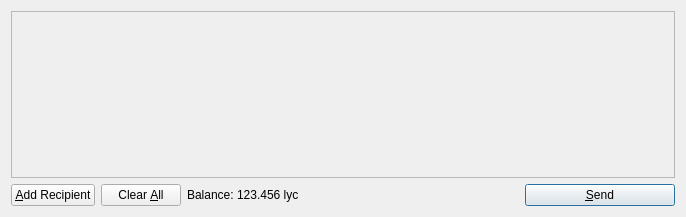
<?xml version="1.0" encoding="UTF-8"?>
<ui version="4.0">
 <class>SendCoinsDialog</class>
 <widget class="QDialog" name="SendCoinsDialog">
  <property name="geometry">
   <rect>
    <x>0</x>
    <y>0</y>
    <width>686</width>
    <height>217</height>
   </rect>
  </property>
  <property name="windowTitle">
   <string>Send Coins</string>
  </property>
  <layout class="QVBoxLayout" name="verticalLayout">
   <item>
    <widget class="QScrollArea" name="scrollArea">
     <property name="widgetResizable">
      <bool>true</bool>
     </property>
     <widget class="QWidget" name="scrollAreaWidgetContents">
      <property name="geometry">
       <rect>
        <x>0</x>
        <y>0</y>
        <width>666</width>
        <height>165</height>
       </rect>
      </property>
      <layout class="QVBoxLayout" name="verticalLayout_2">
       <property name="margin">
        <number>0</number>
       </property>
       <item>
        <layout class="QVBoxLayout" name="entries">
         <property name="spacing">
          <number>6</number>
         </property>
        </layout>
       </item>
       <item>
        <spacer name="verticalSpacer">
         <property name="orientation">
          <enum>Qt::Vertical</enum>
         </property>
         <property name="sizeHint" stdset="0">
          <size>
           <width>20</width>
           <height>40</height>
          </size>
         </property>
        </spacer>
       </item>
      </layout>
     </widget>
    </widget>
   </item>
   <item>
    <layout class="QHBoxLayout" name="horizontalLayout">
     <item>
      <widget class="QPushButton" name="addButton">
       <property name="toolTip">
        <string>Send to multiple recipients at once</string>
       </property>
       <property name="text">
        <string>&amp;Add Recipient</string>
       </property>
       <property name="icon">
        <iconset resource="../bitcoin.qrc">
         <normaloff>:/icons/add</normaloff>:/icons/add</iconset>
       </property>
       <property name="autoDefault">
        <bool>false</bool>
       </property>
      </widget>
     </item>
     <item>
      <widget class="QPushButton" name="clearButton">
       <property name="sizePolicy">
        <sizepolicy hsizetype="Minimum" vsizetype="Fixed">
         <horstretch>0</horstretch>
         <verstretch>0</verstretch>
        </sizepolicy>
       </property>
       <property name="toolTip">
        <string>Remove all transaction fields</string>
       </property>
       <property name="text">
        <string>Clear &amp;All</string>
       </property>
       <property name="icon">
        <iconset resource="../bitcoin.qrc">
         <normaloff>:/icons/remove</normaloff>:/icons/remove</iconset>
       </property>
       <property name="autoRepeatDelay">
        <number>300</number>
       </property>
       <property name="autoDefault">
        <bool>false</bool>
       </property>
      </widget>
     </item>
     <item>
      <layout class="QHBoxLayout" name="horizontalLayout_2">
       <property name="spacing">
        <number>3</number>
       </property>
       <item>
        <widget class="QLabel" name="label">
         <property name="text">
          <string>Balance:</string>
         </property>
        </widget>
       </item>
       <item>
        <widget class="QLabel" name="labelBalance">
         <property name="cursor">
          <cursorShape>IBeamCursor</cursorShape>
         </property>
         <property name="text">
          <string>123.456 lyc</string>
         </property>
         <property name="textInteractionFlags">
          <set>Qt::LinksAccessibleByMouse|Qt::TextSelectableByKeyboard|Qt::TextSelectableByMouse</set>
         </property>
        </widget>
       </item>
      </layout>
     </item>
     <item>
      <spacer name="horizontalSpacer">
       <property name="orientation">
        <enum>Qt::Horizontal</enum>
       </property>
       <property name="sizeHint" stdset="0">
        <size>
         <width>40</width>
         <height>20</height>
        </size>
       </property>
      </spacer>
     </item>
     <item>
      <widget class="QPushButton" name="sendButton">
       <property name="minimumSize">
        <size>
         <width>150</width>
         <height>0</height>
        </size>
       </property>
       <property name="toolTip">
        <string>Confirm the send action</string>
       </property>
       <property name="text">
        <string>&amp;Send</string>
       </property>
       <property name="icon">
        <iconset resource="../bitcoin.qrc">
         <normaloff>:/icons/send</normaloff>:/icons/send</iconset>
       </property>
       <property name="default">
        <bool>true</bool>
       </property>
      </widget>
     </item>
    </layout>
   </item>
  </layout>
 </widget>
 <resources>
  <include location="../bitcoin.qrc"/>
 </resources>
 <connections/>
</ui>
